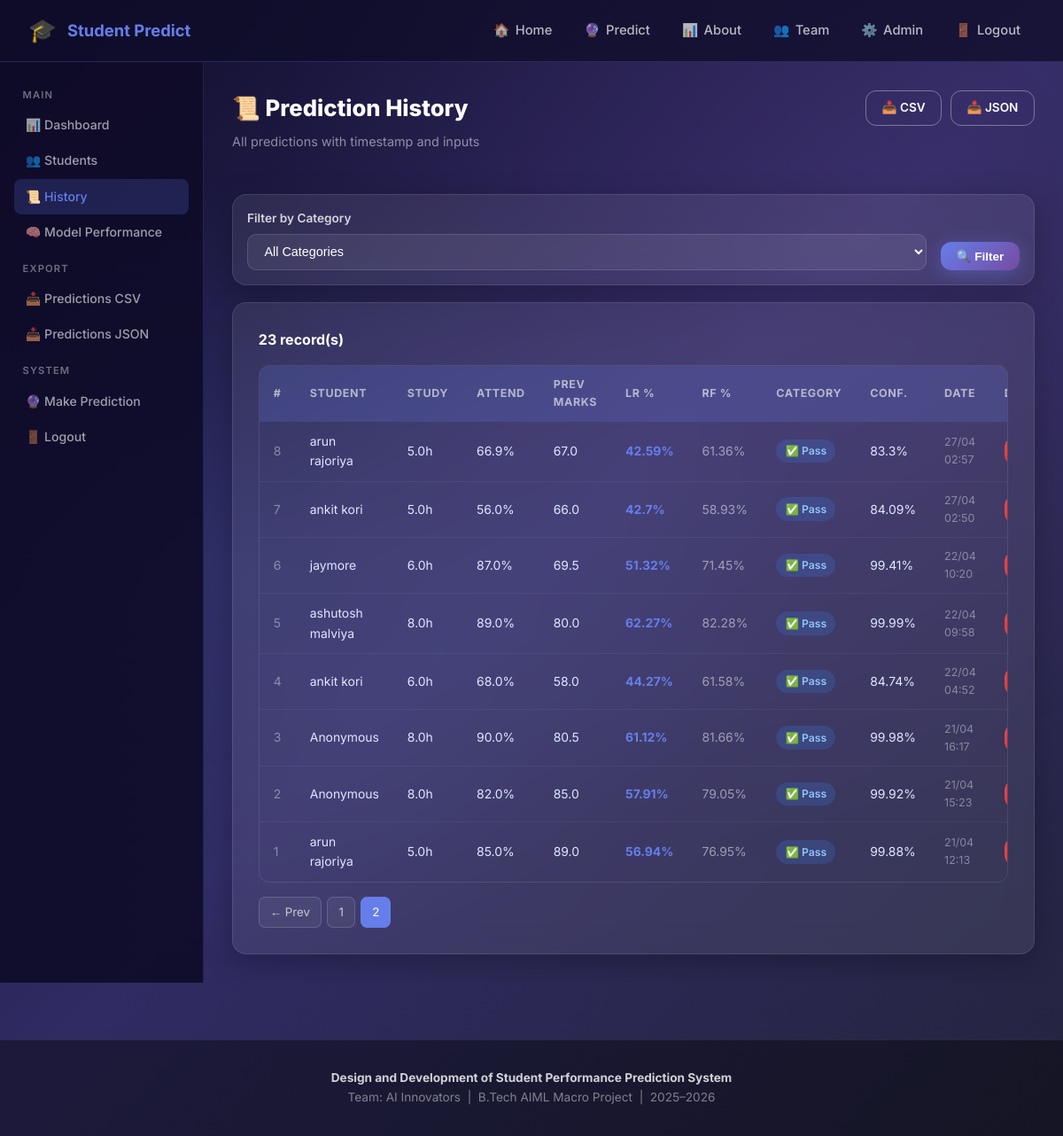
Screenshot of /admin/history?page=2 (signed in) with the database file from the repository.
### database.py (models this page shows, shortened)
class PredictionHistory(db.Model):
    __tablename__ = 'prediction_history'
    id               = db.Column(db.Integer, primary_key=True)
    student_id       = db.Column(db.Integer, db.ForeignKey('students.id'), nullable=True)
    student_name     = db.Column(db.String(100), nullable=True)
    study_hours      = db.Column(db.Float)
    attendance       = db.Column(db.Float)
    prev_sem_marks   = db.Column(db.Float)
    internal_marks   = db.Column(db.Float)
    assignment_pct   = db.Column(db.Float)
    participation    = db.Column(db.Integer)
    sleep_hours      = db.Column(db.Float)
    internet_hours   = db.Column(db.Float)
    predicted_pct    = db.Column(db.Float)
    rf_predicted_pct = db.Column(db.Float, nullable=True)   # Random Forest result
    predicted_cat    = db.Column(db.String(20))
    confidence       = db.Column(db.Float, nullable=True)
    predicted_at     = db.Column(db.DateTime, default=datetime.utcnow)

### app.py (the view)
@app.route('/admin/history')
@login_required
def admin_history():
    page=request.args.get('page',1,type=int); cat=request.args.get('category','')
    q=PredictionHistory.query.order_by(PredictionHistory.predicted_at.desc())
    if cat: q=q.filter_by(predicted_cat=cat)
    return render_template('admin_history.html',history=q.paginate(page=page,per_page=15,error_out=False),category=cat)

### app.py (called while the page is built)
def login_required(f):
    @wraps(f)
    def decorated(*args, **kwargs):
        if not session.get('admin_logged_in'):
            flash('Please log in to access the admin panel.','warning')
            return redirect(url_for('admin_login'))
        return f(*args, **kwargs)
    return decorated

### templates/admin_history.html (shortened to what this page needs)
{% extends "base.html" %}
{% block content %}
<div class="admin-wrap">
  <aside class="admin-sidebar">
    <div class="sidebar-title">Main</div>
    <ul>
      <li><a href="/admin/dashboard">📊 Dashboard</a></li>
      <li><a href="/admin/students">👥 Students</a></li>
      <li><a href="/admin/history" class="active">📜 History</a></li>
      <li><a href="/admin/model-performance">🧠 Model Performance</a></li>
    </ul>
    <div class="sidebar-title">Export</div>
    <ul>
      <li><a href="/admin/export/predictions/csv">📥 Predictions CSV</a></li>
      <li><a href="/admin/export/predictions/json">📥 Predictions JSON</a></li>
    </ul>
    <div class="sidebar-title">System</div>
    <ul>
      <li><a href="/predict">🔮 Make Prediction</a></li>
      <li><a href="/admin-logout">🚪 Logout</a></li>
    </ul>
  </aside>
  <div class="admin-main">
    <div style="display:flex;justify-content:space-between;align-items:flex-start;margin-bottom:1.5rem;flex-wrap:wrap;gap:1rem">
      <div><div class="admin-page-title">📜 Prediction History</div><div class="admin-page-sub">All predictions with timestamp and inputs</div></div>
      <div style="display:flex;gap:.6rem;flex-wrap:wrap">
        <a href="/admin/export/predictions/csv" class="btn btn-outline btn-sm">📥 CSV</a>
        <a href="/admin/export/predictions/json" class="btn btn-outline btn-sm">📥 JSON</a>
      </div>
    </div>
    <div class="card" style="margin-bottom:1.2rem;padding:1rem">
      <form method="GET" style="display:flex;gap:1rem;align-items:flex-end;flex-wrap:wrap">
        <div class="form-group" style="margin-bottom:0;flex:1;min-width:160px">
          <label class="form-label">Filter by Category</label>
          <select class="admin-input" name="category">
            <option value="" {% if not category %}selected{% endif %}>All Categories</option>
          </select>
        </div>
        <button type="submit" class="btn btn-primary btn-sm">🔍 Filter</button>
      </form>
    </div>
    <div class="card">
      <h3 style="color:#fff;font-size:1rem;margin-bottom:1rem">
        {{ history.total }} record(s){% if category %} — <span style="color:var(--primary)">{{ category }}</span>{% endif %}
      </h3>
      {% if history.items %}
      <div class="table-wrap"><table class="admin-table">
        <thead><tr><th>#</th><th>Student</th><th>Study</th><th>Attend</th><th>Prev Marks</th><th>LR %</th><th>RF %</th><th>Category</th><th>Conf.</th><th>Date</th><th>Del</th></tr></thead>
        <tbody>
        {% for p in history.items %}
        <tr>
          <td style="color:rgba(255,255,255,0.4)">{{ p.id }}</td>
          <td>{{ p.student_name or 'Anonymous' }}</td>
          <td>{{ p.study_hours }}h</td>
          <td>{{ p.attendance }}%</td>
          <td>{{ p.prev_sem_marks }}</td>
          <td><strong style="color:#667eea">{{ p.predicted_pct }}%</strong></td>
          <td style="color:rgba(255,255,255,0.5)">{{ p.rf_predicted_pct or '—' }}{% if p.rf_predicted_pct %}%{% endif %}</td>
          <td>{% if p.predicted_cat=='Fail' %}<span class="badge badge-fail">❌ Fail</span>{% elif p.predicted_cat=='Pass' %}<span class="badge badge-pass">✅ Pass</span>{% else %}<span class="badge badge-dist">🏆 Dist.</span>{% endif %}</td>
          <td>{{ p.confidence }}%</td>
          <td style="color:rgba(255,255,255,0.4);font-size:.78rem">{{ p.predicted_at.strftime('%d/%m %H:%M') }}</td>
          <td>
            <form method="POST" action="/admin/history/delete/{{ p.id }}" onsubmit="return confirm('Delete this record?')">
              <button type="submit" class="btn btn-danger btn-sm">🗑️</button>
            </form>
          </td>
        </tr>
        {% endfor %}
        </tbody>
      </table></div>
      <div class="pagination">
        {% if history.has_prev %}<a href="?page={{ history.prev_num }}{% if category %}&category={{ category }}{% endif %}" class="page-btn">← Prev</a>{% endif %}
        {% for pg in history.iter_pages() %}
          {% if pg %}<a href="?page={{ pg }}{% if category %}&category={{ category }}{% endif %}" class="page-btn {% if pg==history.page %}active{% endif %}">{{ pg }}</a>
          {% else %}<span class="page-btn" style="cursor:default">…</span>{% endif %}
        {% endfor %}
      </div>
      {% else %}
      <p style="color:rgba(255,255,255,0.5);text-align:center;padding:2rem">No records found.</p>
      {% endif %}
    </div>
  </div>
</div>
{% endblock %}

### templates/base.html (shortened to what this page needs)
<!DOCTYPE html>
<html lang="en">
<head>
  <link rel="stylesheet" href="{{ url_for('static', filename='style.css') }}"/>
</head>
<body>
<nav class="navbar">
  <a href="/" class="navbar-brand">
    <span class="brand-icon">🎓</span>
    <span>Student<span> Predict</span></span>
  </a>
  <ul class="nav-links">
    <li><a href="/"><span>🏠</span><span class="nav-text"> Home</span></a></li>
    <li><a href="/predict"><span>🔮</span><span class="nav-text"> Predict</span></a></li>
    <li><a href="/about"><span>📊</span><span class="nav-text"> About</span></a></li>
    <li><a href="/contact"><span>👥</span><span class="nav-text"> Team</span></a></li>
    {% if session.get('admin_logged_in') %}
    <li><a href="/admin/dashboard"><span>⚙️</span><span class="nav-text"> Admin</span></a></li>
    <li><a href="/admin-logout"><span>🚪</span><span class="nav-text"> Logout</span></a></li>
    {% else %}
    <li><a href="/admin-login"><span>🔐</span><span class="nav-text"> Admin</span></a></li>
    {% endif %}
  </ul>
</nav>
{% block content %}{% endblock %}
<footer>
  <strong>Design and Development of Student Performance Prediction System</strong><br/>
  Team: AI Innovators &nbsp;|&nbsp; B.Tech AIML Macro Project &nbsp;|&nbsp; 2025–2026
</footer>
</body>
</html>

### rows the page displays
PredictionHistory: id "8", student_name "arun rajoriya", study_hours "5.0", attendance "66.9", prev_sem_marks "67.0", predicted_pct "42.59", rf_predicted_pct "61.36", predicted_cat "✅ Pass", confidence "83.3", predicted_at "27/04 02:57"
PredictionHistory: id "7", student_name "ankit kori", study_hours "5.0", attendance "56.0", prev_sem_marks "66.0", predicted_pct "42.7", rf_predicted_pct "58.93", predicted_cat "✅ Pass", confidence "84.09", predicted_at "27/04 02:50"
PredictionHistory: id "6", student_name "jaymore", study_hours "6.0", attendance "87.0", prev_sem_marks "69.5", predicted_pct "51.32", rf_predicted_pct "71.45", predicted_cat "✅ Pass", confidence "99.41", predicted_at "22/04 10:20"
PredictionHistory: id "5", student_name "ashutosh malviya", study_hours "8.0", attendance "89.0", prev_sem_marks "80.0", predicted_pct "62.27", rf_predicted_pct "82.28", predicted_cat "✅ Pass", confidence "99.99", predicted_at "22/04 09:58"
PredictionHistory: id "4", student_name "ankit kori", study_hours "6.0", attendance "68.0", prev_sem_marks "58.0", predicted_pct "44.27", rf_predicted_pct "61.58", predicted_cat "✅ Pass", confidence "84.74", predicted_at "22/04 04:52"
PredictionHistory: id "3", student_name "Anonymous", study_hours "8.0", attendance "90.0", prev_sem_marks "80.5", predicted_pct "61.12", rf_predicted_pct "81.66", predicted_cat "✅ Pass", confidence "99.98", predicted_at "21/04 16:17"
PredictionHistory: id "2", student_name "Anonymous", study_hours "8.0", attendance "82.0", prev_sem_marks "85.0", predicted_pct "57.91", rf_predicted_pct "79.05", predicted_cat "✅ Pass", confidence "99.92", predicted_at "21/04 15:23"
PredictionHistory: id "1", student_name "arun rajoriya", study_hours "5.0", attendance "85.0", prev_sem_marks "89.0", predicted_pct "56.94", rf_predicted_pct "76.95", predicted_cat "✅ Pass", confidence "99.88", predicted_at "21/04 12:13"

### other values shown
{{ history.total }} "23"
{{ pg }} "1" "2"
